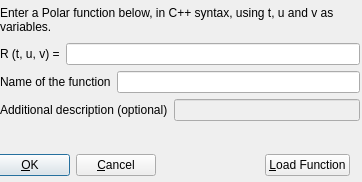
<ui version="4.0" >
 <author></author>
 <comment></comment>
 <exportmacro></exportmacro>
 <class>PolarDialog</class>
 <widget class="QDialog" name="PolarDialog" >
  <property name="geometry" >
   <rect>
    <x>0</x>
    <y>0</y>
    <width>362</width>
    <height>182</height>
   </rect>
  </property>
  <property name="windowTitle" >
   <string>Enter a polar function</string>
  </property>
  <widget class="QWidget" name="FLayout" >
   <property name="geometry" >
    <rect>
     <x>0</x>
     <y>40</y>
     <width>360</width>
     <height>28</height>
    </rect>
   </property>
   <layout class="QHBoxLayout" >
    <property name="margin" >
     <number>0</number>
    </property>
    <property name="spacing" >
     <number>6</number>
    </property>
    <item>
     <widget class="QLabel" name="FLabel" >
      <property name="text" >
       <string>R (t, u, v) =</string>
      </property>
     </widget>
    </item>
    <item>
     <widget class="QLineEdit" name="FEdit" />
    </item>
   </layout>
  </widget>
  <widget class="QWidget" name="Layout27" >
   <property name="geometry" >
    <rect>
     <x>0</x>
     <y>71</y>
     <width>360</width>
     <height>71</height>
    </rect>
   </property>
   <layout class="QVBoxLayout" >
    <property name="margin" >
     <number>0</number>
    </property>
    <property name="spacing" >
     <number>6</number>
    </property>
    <item>
     <layout class="QHBoxLayout" >
      <property name="margin" >
       <number>0</number>
      </property>
      <property name="spacing" >
       <number>6</number>
      </property>
      <item>
       <widget class="QLabel" name="NameLabel" >
        <property name="text" >
         <string>Name of the function</string>
        </property>
       </widget>
      </item>
      <item>
       <widget class="QLineEdit" name="NameEdit" />
      </item>
     </layout>
    </item>
    <item>
     <layout class="QHBoxLayout" >
      <property name="margin" >
       <number>0</number>
      </property>
      <property name="spacing" >
       <number>6</number>
      </property>
      <item>
       <widget class="QLabel" name="DescLabel" >
        <property name="text" >
         <string>Additional description (optional)</string>
        </property>
       </widget>
      </item>
      <item>
       <widget class="QLineEdit" name="LineEdit12" >
        <property name="enabled" >
         <bool>false</bool>
        </property>
       </widget>
      </item>
     </layout>
    </item>
    <item>
     <spacer>
      <property name="orientation" >
       <enum>Qt::Vertical</enum>
      </property>
      <property name="sizeType" >
       <enum>QSizePolicy::Expanding</enum>
      </property>
      <property name="sizeHint" >
       <size>
        <width>20</width>
        <height>20</height>
       </size>
      </property>
     </spacer>
    </item>
   </layout>
  </widget>
  <widget class="QWidget" name="BtnsLayout" >
   <property name="geometry" >
    <rect>
     <x>-10</x>
     <y>150</y>
     <width>360</width>
     <height>30</height>
    </rect>
   </property>
   <layout class="QHBoxLayout" >
    <property name="margin" >
     <number>0</number>
    </property>
    <property name="spacing" >
     <number>6</number>
    </property>
    <item>
     <widget class="QPushButton" name="OKButton" >
      <property name="text" >
       <string>&amp;OK</string>
      </property>
     </widget>
    </item>
    <item>
     <widget class="QPushButton" name="CancelButton" >
      <property name="text" >
       <string>&amp;Cancel</string>
      </property>
     </widget>
    </item>
    <item>
     <spacer>
      <property name="orientation" >
       <enum>Qt::Horizontal</enum>
      </property>
      <property name="sizeType" >
       <enum>QSizePolicy::Expanding</enum>
      </property>
      <property name="sizeHint" >
       <size>
        <width>20</width>
        <height>20</height>
       </size>
      </property>
     </spacer>
    </item>
    <item>
     <widget class="QPushButton" name="LoadButton" >
      <property name="enabled" >
       <bool>true</bool>
      </property>
      <property name="text" >
       <string>&amp;Load Function</string>
      </property>
     </widget>
    </item>
   </layout>
  </widget>
  <widget class="QLabel" name="IntroLabel" >
   <property name="geometry" >
    <rect>
     <x>0</x>
     <y>0</y>
     <width>371</width>
     <height>40</height>
    </rect>
   </property>
   <property name="text" >
    <string>Enter a Polar function below, in C++ syntax, using t, u and v as
variables.</string>
   </property>
  </widget>
 </widget>
 <layoutdefault spacing="6" margin="11" />
 <pixmapfunction>qPixmapFromMimeSource</pixmapfunction>
 <resources/>
 <connections>
  <connection>
   <sender>CancelButton</sender>
   <signal>clicked()</signal>
   <receiver>PolarDialog</receiver>
   <slot>close()</slot>
   <hints>
    <hint type="sourcelabel" >
     <x>20</x>
     <y>20</y>
    </hint>
    <hint type="destinationlabel" >
     <x>20</x>
     <y>20</y>
    </hint>
   </hints>
  </connection>
 </connections>
</ui>
